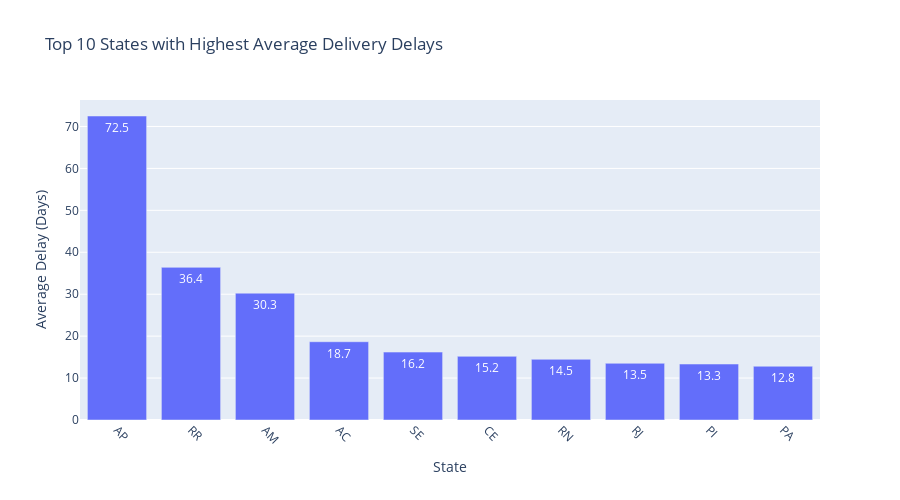

Notebook cell for this chart:
### Markdown cell above
### Highlight cities or states with frequent delays.
 - `Which cities/states have frequent delays?`

### Code cell
import plotly.express as px

# Convert timestamps to datetime
orders_clean['order_estimated_delivery_date'] = pd.to_datetime(orders_clean['order_estimated_delivery_date'])
orders_clean['order_delivered_customer_date'] = pd.to_datetime(orders_clean['order_delivered_customer_date'])

# Calculate delivery delay
orders_clean['delivery_delay'] = (orders_clean['order_delivered_customer_date'] - orders_clean['order_estimated_delivery_date']).dt.days

# Merge with customers to get city/state
orders_customers = orders_clean.merge(customers_clean, on='customer_id')

# Average delay by state
delay_by_state = orders_customers[orders_customers['delivery_delay'] > 0].groupby('customer_state')['delivery_delay'].mean().reset_index()
# Sort by average delay and select top 10 states
top_delay_states = delay_by_state.sort_values('delivery_delay', ascending=False).head(10)

# Print results
print("Top 10 States with Highest Average Delivery Delays:")
print(top_delay_states)

# Visualize using Plotly
fig = px.bar(
    top_delay_states,
    x='customer_state',
    y='delivery_delay',
    title='Top 10 States with Highest Average Delivery Delays',
    labels={'customer_state': 'State', 'delivery_delay': 'Average Delay (Days)'},
    text='delivery_delay',
    height=500
)
fig.update_traces(texttemplate='%{text:.1f}', textposition='auto')
fig.update_layout(
    xaxis_title="State",
    yaxis_title="Average Delay (Days)",
    xaxis_tickangle=45,
    showlegend=False
)
fig.show()

### Figure 1 — Plotly figure (JSON) as saved in the notebook; plotly's stock layout.template omitted (floating-point values rounded to 4 significant figures)
{"data": [{"hovertemplate": "State=%{x}<br>Average Delay (Days)=%{text}<extra></extra>", "legendgroup": "", "marker": {"color": "#636efa", "pattern": {"shape": ""}}, "name": "", "orientation": "v", "showlegend": false, "text": [72.5, 36.4, 30.25, 18.67, 16.2, 15.18, 14.48, 13.52, 13.35, 12.82], "textposition": "auto", "texttemplate": "%{text:.1f}", "type": "bar", "x": ["AP", "RR", "AM", "AC", "SE", "CE", "RN", "RJ", "PI", "PA"], "xaxis": "x", "y": [72.5, 36.4, 30.25, 18.67, 16.2, 15.18, 14.48, 13.52, 13.35, 12.82], "yaxis": "y"}], "layout": {"barmode": "relative", "height": 500, "legend": {"tracegroupgap": 0}, "showlegend": false, "title": {"text": "Top 10 States with Highest Average Delivery Delays"}, "xaxis": {"anchor": "y", "domain": [0, 1], "tickangle": 45, "title": {"text": "State"}}, "yaxis": {"anchor": "x", "domain": [0, 1], "title": {"text": "Average Delay (Days)"}}}}
